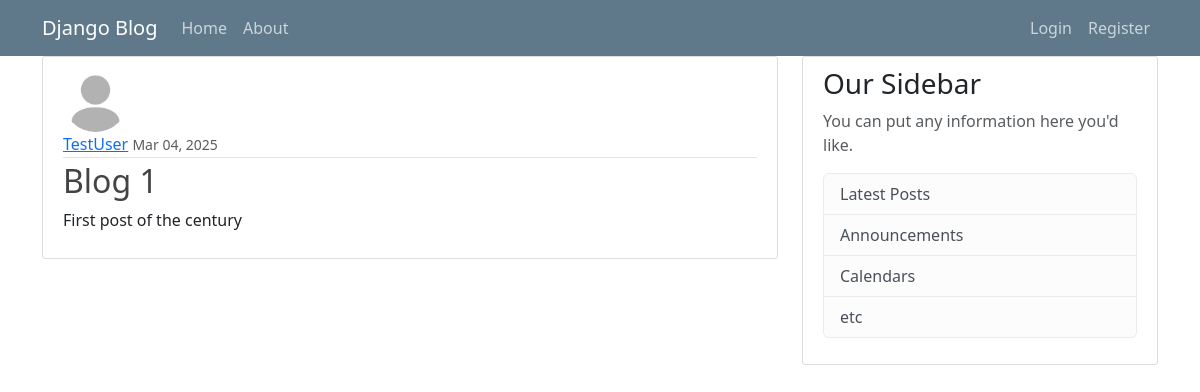
The app's page /post/1/ with its own data.
### blog/models.py (models this page shows, shortened)
class Post(models.Model):
    title = models.CharField(max_length=800)
    context = models.TextField()
    date = models.DateTimeField(default=timezone.now)
    author = models.ForeignKey(User, on_delete=models.CASCADE)

### users/models.py (models this page shows, shortened)
class Profile(models.Model):
    user = models.OneToOneField(User, on_delete=models.CASCADE)
    image = models.ImageField(default='profile_pics/default.jpg', upload_to='profile_pics')

### blog/views.py (the view)
# urls.py: path('post/<int:pk>/', PostDetailView.as_view(), name="post-detail"),
class PostDetailView(DetailView):
    model = Post

### blog/templates/blog/post_detail.html (shortened to what this page needs)
{% extends "blog/base.html"%}
{% block content %}
    <article class="media content-section">
        <img class="rounded-circle article-img" src="{{ object.author.profile.image.url }}">
        <div class="media-body">
            <div class="article-metadata">
                <a class="mr-2" href="#">{{ object.author }}</a>
                <small class="text-muted">{{ object.date|date:"M d, Y" }}</small>
            </div>
            <h2 class="article-title">{{ object.title }}</h2>
            <p class="article-content">{{ object.context }}</p>
        </div>
    </article>
{% endblock %}

### blog/static/blog/main.css (style rules this page uses)
body { background: #fafafa; color: #333333; margin-top: 5rem; }
h1, h2, h3, h4, h5, h6 { color: #444444; }
.content-section { background: #ffffff; padding: 10px 20px; border: 1px solid #dddddd; border-radius: 3px; margin-bottom: 20px; }
.article-title { color: #444444; }
.article-content { white-space: pre-line; }
.article-img { height: 65px; width: 65px; margin-right: 16px; }
.article-metadata { padding-bottom: 1px; margin-bottom: 4px; border-bottom: 1px solid #e3e3e3 }

### records on screen
Post: author.profile.image (placeholder picture), author "TestUser", date "Mar 04, 2025", title "Blog 1", context "First post of the century"
